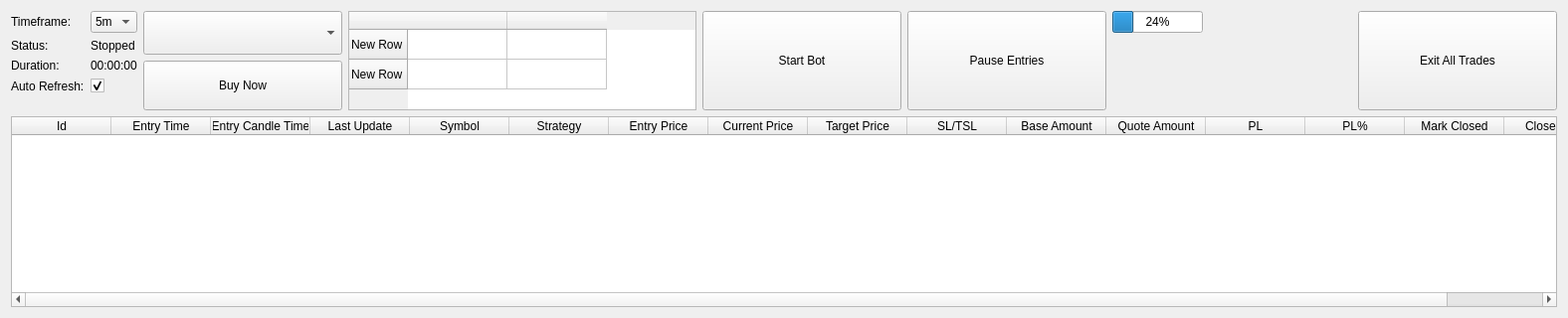
        <widget class="QWidget" name="tabTrades">
         <property name="styleSheet">
          <string notr="true"/>
         </property>
         <attribute name="title">
          <string>Trades</string>
         </attribute>
         <layout class="QGridLayout" name="gridLayout_18">
          <item row="0" column="0">
           <layout class="QVBoxLayout" name="verticalLayout_13">
            <property name="sizeConstraint">
             <enum>QLayout::SetDefaultConstraint</enum>
            </property>
            <item>
             <layout class="QHBoxLayout" name="horizontalLayout_5">
              <item>
               <layout class="QFormLayout" name="formLayout_10">
                <property name="sizeConstraint">
                 <enum>QLayout::SetMinimumSize</enum>
                </property>
                <item row="0" column="0">
                 <widget class="QLabel" name="timeframeLabel">
                  <property name="styleSheet">
                   <string notr="true"/>
                  </property>
                  <property name="text">
                   <string>Timeframe:</string>
                  </property>
                 </widget>
                </item>
                <item row="0" column="1">
                 <widget class="QComboBox" name="drpBotTimeframe">
                  <property name="sizePolicy">
                   <sizepolicy hsizetype="Fixed" vsizetype="Fixed">
                    <horstretch>0</horstretch>
                    <verstretch>0</verstretch>
                   </sizepolicy>
                  </property>
                  <property name="minimumSize">
                   <size>
                    <width>10</width>
                    <height>0</height>
                   </size>
                  </property>
                  <property name="maximumSize">
                   <size>
                    <width>300</width>
                    <height>16777215</height>
                   </size>
                  </property>
                  <property name="styleSheet">
                   <string notr="true"/>
                  </property>
                  <property name="currentText">
                   <string>5m</string>
                  </property>
                  <property name="currentIndex">
                   <number>1</number>
                  </property>
                  <item>
                   <property name="text">
                    <string>1m</string>
                   </property>
                  </item>
                  <item>
                   <property name="text">
                    <string>5m</string>
                   </property>
                  </item>
                  <item>
                   <property name="text">
                    <string>1h</string>
                   </property>
                  </item>
                  <item>
                   <property name="text">
                    <string>1d</string>
                   </property>
                  </item>
                 </widget>
                </item>
                <item row="1" column="0">
                 <widget class="QLabel" name="statusLabel">
                  <property name="styleSheet">
                   <string notr="true"/>
                  </property>
                  <property name="text">
                   <string>Status:</string>
                  </property>
                 </widget>
                </item>
                <item row="1" column="1">
                 <widget class="QLabel" name="lblBotStatus">
                  <property name="maximumSize">
                   <size>
                    <width>300</width>
                    <height>16777215</height>
                   </size>
                  </property>
                  <property name="styleSheet">
                   <string notr="true"/>
                  </property>
                  <property name="text">
                   <string>Stopped</string>
                  </property>
                 </widget>
                </item>
                <item row="2" column="0">
                 <widget class="QLabel" name="openTradesLabel">
                  <property name="styleSheet">
                   <string notr="true"/>
                  </property>
                  <property name="text">
                   <string>Duration:</string>
                  </property>
                 </widget>
                </item>
                <item row="2" column="1">
                 <widget class="QLabel" name="lblBotRunTime">
                  <property name="maximumSize">
                   <size>
                    <width>300</width>
                    <height>16777215</height>
                   </size>
                  </property>
                  <property name="styleSheet">
                   <string notr="true"/>
                  </property>
                  <property name="text">
                   <string>00:00:00</string>
                  </property>
                 </widget>
                </item>
                <item row="3" column="0">
                 <widget class="QLabel" name="asdLabel_2">
                  <property name="styleSheet">
                   <string notr="true"/>
                  </property>
                  <property name="text">
                   <string>Auto Refresh:</string>
                  </property>
                 </widget>
                </item>
                <item row="3" column="1">
                 <widget class="QCheckBox" name="chkAutoRefreshOpenTrades">
                  <property name="maximumSize">
                   <size>
                    <width>300</width>
                    <height>16777215</height>
                   </size>
                  </property>
                  <property name="styleSheet">
                   <string notr="true"/>
                  </property>
                  <property name="text">
                   <string/>
                  </property>
                  <property name="checked">
                   <bool>true</bool>
                  </property>
                 </widget>
                </item>
               </layout>
              </item>
              <item>
               <layout class="QVBoxLayout" name="verticalLayout_2">
                <item>
                 <widget class="QComboBox" name="drpSymbolBuyNow">
                  <property name="sizePolicy">
                   <sizepolicy hsizetype="Fixed" vsizetype="Minimum">
                    <horstretch>0</horstretch>
                    <verstretch>0</verstretch>
                   </sizepolicy>
                  </property>
                  <property name="minimumSize">
                   <size>
                    <width>200</width>
                    <height>0</height>
                   </size>
                  </property>
                  <property name="maximumSize">
                   <size>
                    <width>140</width>
                    <height>16777215</height>
                   </size>
                  </property>
                  <property name="styleSheet">
                   <string notr="true"/>
                  </property>
                 </widget>
                </item>
                <item>
                 <widget class="QPushButton" name="btnBuyNow">
                  <property name="sizePolicy">
                   <sizepolicy hsizetype="Fixed" vsizetype="Fixed">
                    <horstretch>0</horstretch>
                    <verstretch>0</verstretch>
                   </sizepolicy>
                  </property>
                  <property name="minimumSize">
                   <size>
                    <width>200</width>
                    <height>50</height>
                   </size>
                  </property>
                  <property name="styleSheet">
                   <string notr="true"/>
                  </property>
                  <property name="text">
                   <string>Buy Now</string>
                  </property>
                 </widget>
                </item>
               </layout>
              </item>
              <item>
               <widget class="QTableWidget" name="tblQuickStats">
                <property name="sizePolicy">
                 <sizepolicy hsizetype="Fixed" vsizetype="Fixed">
                  <horstretch>0</horstretch>
                  <verstretch>0</verstretch>
                 </sizepolicy>
                </property>
                <property name="minimumSize">
                 <size>
                  <width>350</width>
                  <height>0</height>
                 </size>
                </property>
                <property name="maximumSize">
                 <size>
                  <width>350</width>
                  <height>100</height>
                 </size>
                </property>
                <property name="styleSheet">
                 <string notr="true"/>
                </property>
                <row>
                 <property name="text">
                  <string>New Row</string>
                 </property>
                </row>
                <row>
                 <property name="text">
                  <string>New Row</string>
                 </property>
                </row>
                <column>
                 <property name="text">
                  <string/>
                 </property>
                </column>
                <column>
                 <property name="text">
                  <string/>
                 </property>
                </column>
               </widget>
              </item>
              <item>
               <widget class="QPushButton" name="btnStartBot">
                <property name="sizePolicy">
                 <sizepolicy hsizetype="Fixed" vsizetype="Minimum">
                  <horstretch>0</horstretch>
                  <verstretch>100</verstretch>
                 </sizepolicy>
                </property>
                <property name="minimumSize">
                 <size>
                  <width>200</width>
                  <height>0</height>
                 </size>
                </property>
                <property name="maximumSize">
                 <size>
                  <width>200</width>
                  <height>16777215</height>
                 </size>
                </property>
                <property name="styleSheet">
                 <string notr="true"/>
                </property>
                <property name="text">
                 <string>Start Bot</string>
                </property>
               </widget>
              </item>
              <item>
               <widget class="QPushButton" name="btnStopEntries">
                <property name="sizePolicy">
                 <sizepolicy hsizetype="Fixed" vsizetype="Minimum">
                  <horstretch>0</horstretch>
                  <verstretch>100</verstretch>
                 </sizepolicy>
                </property>
                <property name="minimumSize">
                 <size>
                  <width>200</width>
                  <height>0</height>
                 </size>
                </property>
                <property name="maximumSize">
                 <size>
                  <width>200</width>
                  <height>16777215</height>
                 </size>
                </property>
                <property name="styleSheet">
                 <string notr="true"/>
                </property>
                <property name="text">
                 <string>Pause Entries</string>
                </property>
               </widget>
              </item>
              <item>
               <layout class="QVBoxLayout" name="verticalLayout_11">
                <item>
                 <widget class="QProgressBar" name="progressBar">
                  <property name="sizePolicy">
                   <sizepolicy hsizetype="Fixed" vsizetype="Fixed">
                    <horstretch>0</horstretch>
                    <verstretch>0</verstretch>
                   </sizepolicy>
                  </property>
                  <property name="styleSheet">
                   <string notr="true"/>
                  </property>
                  <property name="value">
                   <number>24</number>
                  </property>
                 </widget>
                </item>
                <item>
                 <widget class="QLabel" name="lblSwtUpdate">
                  <property name="styleSheet">
                   <string notr="true"/>
                  </property>
                  <property name="text">
                   <string/>
                  </property>
                 </widget>
                </item>
               </layout>
              </item>
              <item>
               <spacer name="horizontalSpacer_9">
                <property name="orientation">
                 <enum>Qt::Horizontal</enum>
                </property>
                <property name="sizeType">
                 <enum>QSizePolicy::Fixed</enum>
                </property>
                <property name="sizeHint" stdset="0">
                 <size>
                  <width>150</width>
                  <height>20</height>
                 </size>
                </property>
               </spacer>
              </item>
              <item>
               <widget class="QPushButton" name="btnExitAllTrades">
                <property name="sizePolicy">
                 <sizepolicy hsizetype="Fixed" vsizetype="Minimum">
                  <horstretch>0</horstretch>
                  <verstretch>100</verstretch>
                 </sizepolicy>
                </property>
                <property name="minimumSize">
                 <size>
                  <width>200</width>
                  <height>0</height>
                 </size>
                </property>
                <property name="maximumSize">
                 <size>
                  <width>200</width>
                  <height>16777215</height>
                 </size>
                </property>
                <property name="styleSheet">
                 <string notr="true"/>
                </property>
                <property name="text">
                 <string>Exit All Trades</string>
                </property>
               </widget>
              </item>
             </layout>
            </item>
            <item>
             <widget class="QTableWidget" name="tblTrades">
              <property name="enabled">
               <bool>true</bool>
              </property>
              <property name="minimumSize">
               <size>
                <width>0</width>
                <height>100</height>
               </size>
              </property>
              <property name="styleSheet">
               <string notr="true"/>
              </property>
              <attribute name="verticalHeaderVisible">
               <bool>false</bool>
              </attribute>
              <column>
               <property name="text">
                <string>Id</string>
               </property>
              </column>
              <column>
               <property name="text">
                <string>Entry Time</string>
               </property>
              </column>
              <column>
               <property name="text">
                <string>Entry Candle Time</string>
               </property>
              </column>
              <column>
               <property name="text">
                <string>Last Update</string>
               </property>
              </column>
              <column>
               <property name="text">
                <string>Symbol</string>
               </property>
              </column>
              <column>
               <property name="text">
                <string>Strategy</string>
               </property>
              </column>
              <column>
               <property name="text">
                <string>Entry Price</string>
               </property>
              </column>
              <column>
               <property name="text">
                <string>Current Price</string>
               </property>
              </column>
              <column>
               <property name="text">
                <string>Target Price</string>
               </property>
              </column>
              <column>
               <property name="text">
                <string>SL/TSL</string>
               </property>
              </column>
              <column>
               <property name="text">
                <string>Base Amount</string>
               </property>
              </column>
              <column>
               <property name="text">
                <string>Quote Amount</string>
               </property>
              </column>
              <column>
               <property name="text">
                <string>PL</string>
               </property>
              </column>
              <column>
               <property name="text">
                <string>PL%</string>
               </property>
              </column>
              <column>
               <property name="text">
                <string>Mark Closed</string>
               </property>
              </column>
              <column>
               <property name="text">
                <string>Close Now</string>
               </property>
              </column>
             </widget>
            </item>
           </layout>
          </item>
         </layout>
        </widget>
